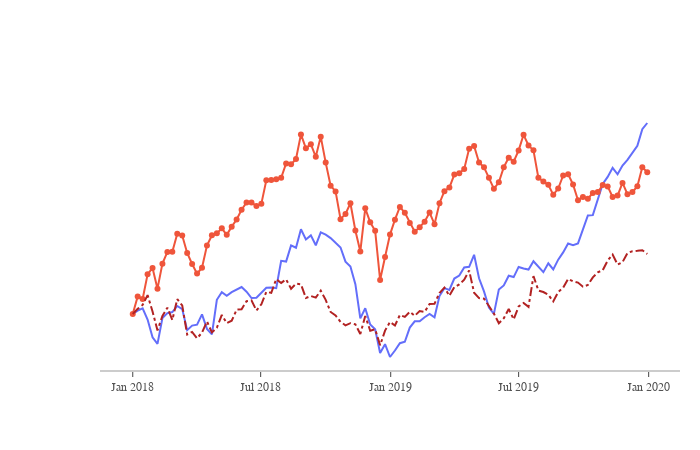

Notebook code for this chart:
### Markdown cell above
## Line Plots

### Code cell
import plotly.graph_objects as go
df_stocks = px.data.stocks()
px.line(df_stocks, x='date', y='GOOG', labels={'x': 'Date', 'y':'Price'})

px.line(df_stocks, x='date', y=['GOOG', 'AAPL'],
       labels={'x':'Date', 'y':'Price'}, title='AAPL vs Google')

fig = go.Figure()
fig.add_trace(go.Scatter(x=df_stocks.date, y=df_stocks.AAPL,
                        mode='lines', name='Apple'))
fig.add_trace(go.Scatter(x=df_stocks.date, y=df_stocks.AMZN,
                        mode='lines+markers', name='Amazon'))
fig.add_trace(go.Scatter(x=df_stocks.date, y=df_stocks.GOOG,
                        mode='lines', name='Google',
                        line=dict(color='firebrick', width=2,
                                 dash='dashdot')))
#fig.update_layout(title='Stock Price Data 2018- 2020',
#                 xaxis_title = 'Price', yaxis_title='Date')
fig.update_layout(
xaxis=dict(
showline=True, showgrid=False, showticklabels=True,
linecolor='rgb(204, 204, 204)',
linewidth=2, ticks='outside', tickfont=dict(
family='Arial', size=12, color='rgb(82, 82, 82)',
),
),
yaxis=dict(showgrid=False, zeroline=False, showline=False,
          showticklabels=False),
autosize=False,
margin=dict(
autoexpand=False, l=100, r=20, t=110, ),
showlegend=False, plot_bgcolor='white')
